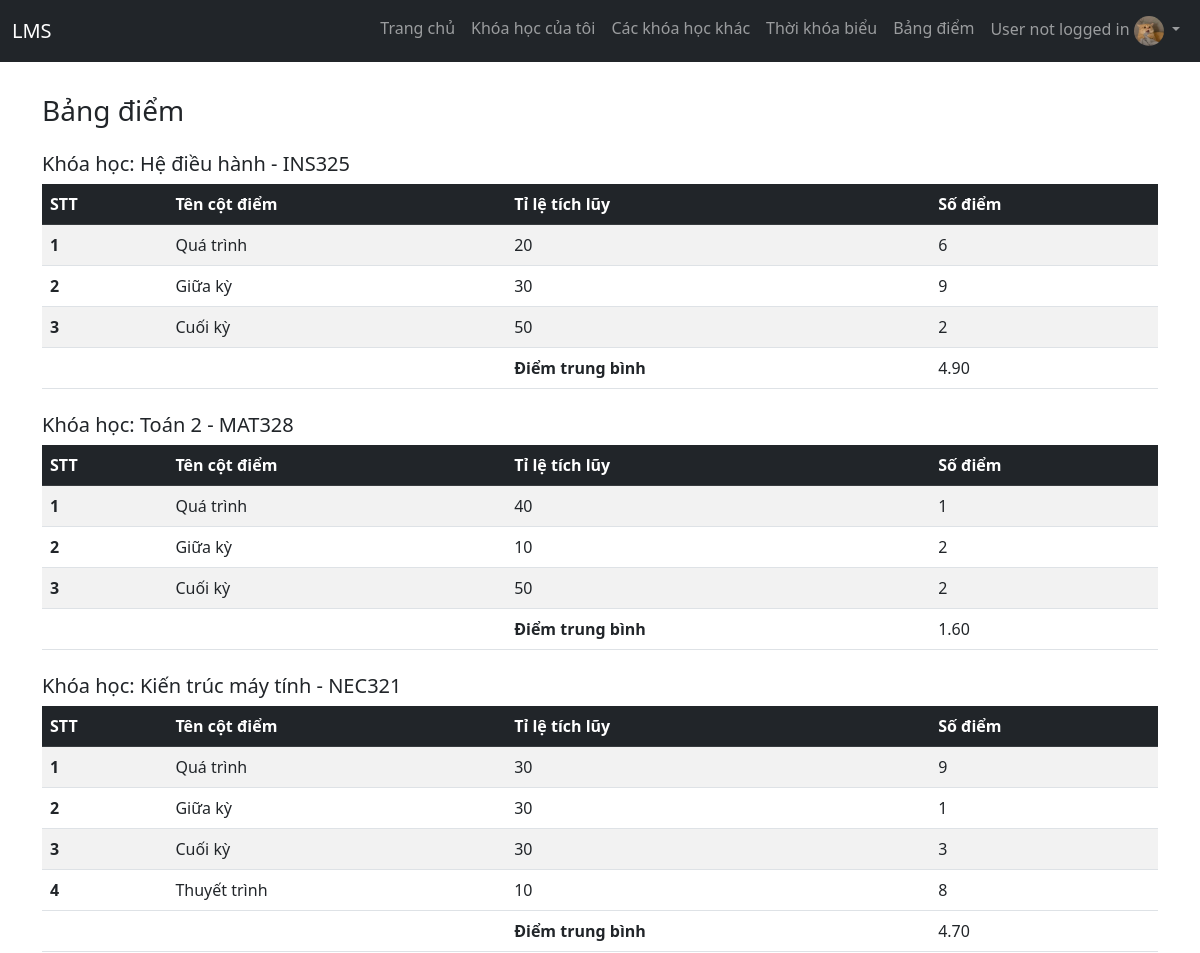
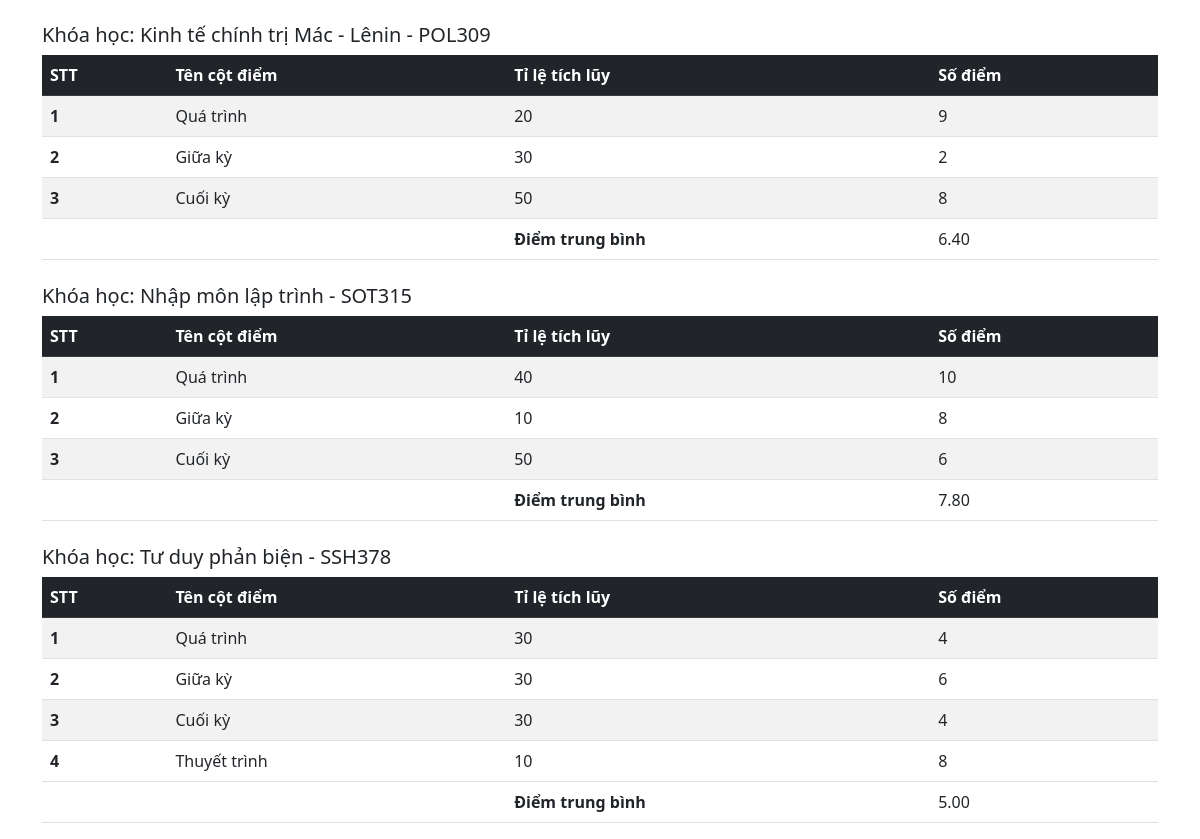
The page /student/grade.php (signed in) on the database its author committed (2 pictures, top to bottom).
### tables this page shows
CREATE TABLE course
(
    course_id INT PRIMARY KEY NOT NULL AUTO_INCREMENT,
    course_background VARCHAR(255),
    course_code VARCHAR(10) NOT NULL,
    course_name VARCHAR(255) NOT NULL,
    course_description TEXT NOT NULL,
    teacher_id BIGINT NOT NULL,
    start_date DATE NOT NULL,
    end_date DATE NOT NULL,
    status CHAR(1) NOT NULL
);

CREATE TABLE grade
(
  grade_id INT PRIMARY KEY NOT NULL AUTO_INCREMENT,
  column_id INT NOT NULL,
  member_id INT NOT NULL,
  score DECIMAL
);

CREATE TABLE grade_column
(
  column_id INT PRIMARY KEY NOT NULL AUTO_INCREMENT,
  course_id INT NOT NULL,
  grade_column_name VARCHAR(255) NOT NULL,
  proportion INT NOT NULL
);

### student/grade.php (the view, shortened to what this page needs)
<?php
include("layout.php");
$student_id = $_SESSION['user_id'];
$sql_course = "SELECT * FROM course co
INNER JOIN course_member cm ON co.course_id = cm.course_id
INNER JOIN course_schedule cs ON co.course_id = cs.course_id
WHERE student_id = $student_id";
$result_course = mysqli_query($dbconnect, $sql_course);
?>
<!DOCTYPE html>
<html lang="en">
<head>
</head>
<body>
    <header class="container mt-4">
        <h3>Bảng điểm</h3>
    </header>
    <?php
    while ($row_course = mysqli_fetch_array($result_course))
    {
        $course_id = $row_course['course_id'];
        $sql_grade = "SELECT * FROM grade gr
        INNER JOIN grade_column gc ON gr.column_id = gc.column_id
        INNER JOIN course_member cm ON gr.member_id = cm.member_id
        WHERE cm.course_id = $course_id AND cm.student_id = $student_id";
        $result_grade = mysqli_query($dbconnect, $sql_grade);
    ?>
    <div class="container mt-4">
        <h5><?php echo "Khóa học: " . $row_course['course_name'] . " - " . $row_course['course_code']?></h5>
        <table class="table table-striped table-hover">
            <thead class="table-dark">
                <tr>
                    <th scope="col">STT</th>
                    <th scope="col">Tên cột điểm</th>
                    <th scope="col">Tỉ lệ tích lũy</th>
                    <th scope="col">Số điểm</th>
                </tr>
            </thead>
            <tbody>
                <?php
                $i = 0;
                $sum_score = 0;
                $sum_proportion = 0;
                while ($row_grade = mysqli_fetch_array($result_grade))
                {
                    $score_temp = $row_grade['score'];
                    $proportion_temp = $row_grade['proportion'];
                    $sum_score += $score_temp * $proportion_temp;
                    $sum_proportion += $proportion_temp;
                ?>
                <tr>
                    <th scope="row"><?php $i++; echo $i;?></th>
                    <td><?php echo $row_grade['grade_column_name']?></td>
                    <td><?php echo $row_grade['proportion']?></td>
                    <td><?php echo $score_temp?></td>
                </tr>
                <?php
                }
                ?>
            </tbody>
            <tfoot>
                <tr>
                    <td></td>
                    <td></td>
                    <th>Điểm trung bình</th>
                    <td>
                        <?php
                    $rounded_result = number_format($sum_score / $sum_proportion, 2);
                    echo $rounded_result;
                    ?>
                    </td>
                </tr>
            </tfoot>
        </table>
    </div>
    <?php
    }
    ?>
</body>
</html>

### student/layout.php (style rules this page uses)
body { padding-top: 70px; }

### rows shown on the page
course: course_name "Hệ điều hành", course_code "INS325", rounded_result "4.90"
grade: column.grade_column_name "Quá trình", column.proportion "20", score "6"
grade: column.grade_column_name "Giữa kỳ", column.proportion "30", score "9"
grade: column.grade_column_name "Cuối kỳ", column.proportion "50", score "2"
course: course_name "Toán 2", course_code "MAT328", rounded_result "1.60"
grade: column.grade_column_name "Quá trình", column.proportion "40", score "1"
grade: column.grade_column_name "Giữa kỳ", column.proportion "10", score "2"
grade: column.grade_column_name "Cuối kỳ", column.proportion "50", score "2"
course: course_name "Kiến trúc máy tính", course_code "NEC321", rounded_result "4.70"
grade: column.grade_column_name "Quá trình", column.proportion "30", score "9"
grade: column.grade_column_name "Giữa kỳ", column.proportion "30", score "1"
grade: column.grade_column_name "Cuối kỳ", column.proportion "30", score "3"
grade: column.grade_column_name "Thuyết trình", column.proportion "10", score "8"
course: course_name "Kinh tế chính trị Mác - Lênin", course_code "POL309", rounded_result "6.40"
grade: column.grade_column_name "Quá trình", column.proportion "20", score "9"
grade: column.grade_column_name "Giữa kỳ", column.proportion "30", score "2"
grade: column.grade_column_name "Cuối kỳ", column.proportion "50", score "8"
course: course_name "Nhập môn lập trình", course_code "SOT315", rounded_result "7.80"
grade: column.grade_column_name "Quá trình", column.proportion "40", score "10"
grade: column.grade_column_name "Giữa kỳ", column.proportion "10", score "8"
grade: column.grade_column_name "Cuối kỳ", column.proportion "50", score "6"
course: course_name "Tư duy phản biện", course_code "SSH378", rounded_result "5.00"
grade: column.grade_column_name "Quá trình", column.proportion "30", score "4"
grade: column.grade_column_name "Giữa kỳ", column.proportion "30", score "6"
grade: column.grade_column_name "Cuối kỳ", column.proportion "30", score "4"
grade: column.grade_column_name "Thuyết trình", column.proportion "10", score "8"

### other values the page prints
$username_now "User not logged in"
